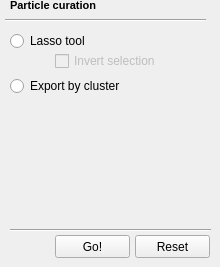
    <widget class="QWidget" name="page_15">
     <widget class="QLabel" name="label_12">
      <property name="geometry">
       <rect>
        <x>10</x>
        <y>-10</y>
        <width>156</width>
        <height>31</height>
       </rect>
      </property>
      <property name="font">
       <font>
        <pointsize>8</pointsize>
        <weight>75</weight>
        <bold>true</bold>
       </font>
      </property>
      <property name="text">
       <string>Particle curation</string>
      </property>
     </widget>
     <widget class="Line" name="line_11">
      <property name="geometry">
       <rect>
        <x>5</x>
        <y>10</y>
        <width>201</width>
        <height>20</height>
       </rect>
      </property>
      <property name="orientation">
       <enum>Qt::Horizontal</enum>
      </property>
     </widget>
     <widget class="QRadioButton" name="radioButton_3">
      <property name="geometry">
       <rect>
        <x>10</x>
        <y>30</y>
        <width>101</width>
        <height>22</height>
       </rect>
      </property>
      <property name="text">
       <string>Lasso tool</string>
      </property>
     </widget>
     <widget class="QRadioButton" name="radioButton_4">
      <property name="geometry">
       <rect>
        <x>10</x>
        <y>75</y>
        <width>136</width>
        <height>22</height>
       </rect>
      </property>
      <property name="text">
       <string>Export by cluster</string>
      </property>
     </widget>
     <widget class="QCheckBox" name="checkBox_7">
      <property name="enabled">
       <bool>false</bool>
      </property>
      <property name="geometry">
       <rect>
        <x>55</x>
        <y>50</y>
        <width>121</width>
        <height>22</height>
       </rect>
      </property>
      <property name="text">
       <string>Invert selection</string>
      </property>
     </widget>
     <widget class="QPushButton" name="pushButton_14">
      <property name="geometry">
       <rect>
        <x>135</x>
        <y>235</y>
        <width>75</width>
        <height>23</height>
       </rect>
      </property>
      <property name="toolTip">
       <string>Clear previous results.</string>
      </property>
      <property name="text">
       <string>Reset</string>
      </property>
     </widget>
     <widget class="QPushButton" name="pushButton_15">
      <property name="geometry">
       <rect>
        <x>55</x>
        <y>235</y>
        <width>75</width>
        <height>23</height>
       </rect>
      </property>
      <property name="toolTip">
       <string>Start analysis.</string>
      </property>
      <property name="text">
       <string>Go!</string>
      </property>
     </widget>
     <widget class="Line" name="line_14">
      <property name="geometry">
       <rect>
        <x>10</x>
        <y>220</y>
        <width>201</width>
        <height>20</height>
       </rect>
      </property>
      <property name="orientation">
       <enum>Qt::Horizontal</enum>
      </property>
     </widget>
    </widget>
